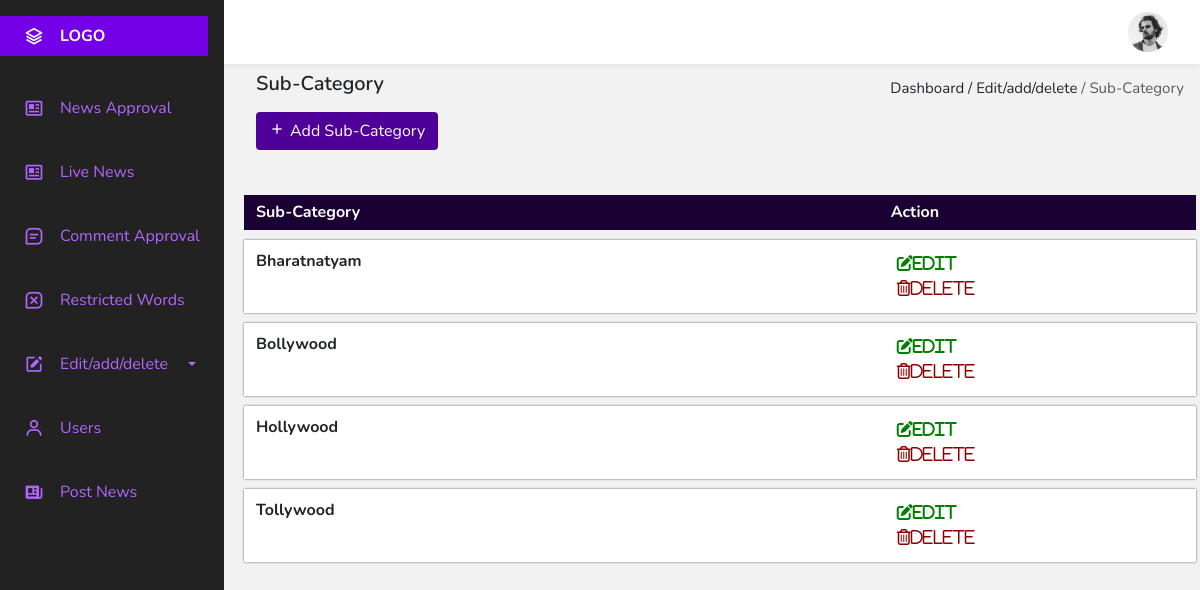
The app's page /public_html/admin_panel/sub-category.php with its own data.
### tables this page shows
CREATE TABLE `sub_category` (
  `sub_id` int(11) NOT NULL,
  `subcat` text NOT NULL,
  `cat_id` int(11) NOT NULL
);

### public_html/admin_panel/sub-category.php (the view, shortened to what this page needs)
<!DOCTYPE html>
<html lang="en">
<head>
    <link href='https://cdn.jsdelivr.net/npm/boxicons@2.0.5/css/boxicons.min.css' rel='stylesheet'>
    <link href="https://cdn.jsdelivr.net/npm/bootstrap@5.0.0-beta1/dist/css/bootstrap.min.css" rel="stylesheet">
    <link rel="stylesheet" href="style.css">
</head>
<body id="body-pd">
    <header class="header" id="header">
        <div class="header__img">
            <img src="perfil.jpg" alt="">
        </div>
    </header>
    <div class="l-navbar" id="nav-bar">
        <nav class="nav">
            <div>
                <a href="#" class="nav__logo">
                    <i class='bx bx-layer nav__logo-icon'></i>
                    <span class="nav__logo-name">LOGO</span>
                </a>
                <div class="nav__list">
                    <a href="index.php" class="nav__link">
                        <i class='bx bx-news nav__icon'></i>
                        <span class="nav__name">News Approval</span>
                    </a>
                    <a href="live_news.php" class="nav__link">
                        <i class='bx bx-news nav__icon'></i>
                        <span class="nav__name">Live News</span>
                    </a>
                    <a href="comment.php" class="nav__link">
                        <i class='bx bx-message-square-detail nav__icon'></i>
                        <span class="nav__name">Comment Approval</span>
                    </a>
                    <a href="restricted.php" class="nav__link">
                        <i class='bx bx-message-square-x nav__icon'></i>
                        <span class="nav__name">Restricted Words</span>
                    </a>
                    <a class=" nav__link nav-link dropdown-toggle nav__line1" href="#" id="navbarDropdown" role="button" data-bs-toggle="dropdown" aria-expanded="false">
                        <i class='bx bxs-edit nav__icon'></i>
                        <span class="nav__name">Edit/add/delete</span>
                    </a>
                    <a href="user.php" class="nav__link">
                        <i class='bx bx-user nav__icon'></i>
                        <span class="nav__name">Users</span>
                    </a>
                <a href="postNews.php" class="nav__link">
                    <i class='bx bxs-news nav__icon'></i>
                    <span class="nav__name">Post News</span>
                </a>
            </div>
        </div>
    </nav>
</div>
<section id="tab1">
    <div class="navbar">
        <div class="navbar-left">
            <h5>Sub-Category</h5>
        </div>
        <div class="navbar-right">
            <p>Dashboard / Edit/add/delete <span class="p-span">/ Sub-Category</span></p>
        </div>
    </div>
    <button class="btn res-btn" onclick="togglePopup1()"><i class='bx bx-plus'></i>Add Sub-Category</button>
                        <?php
                        include 'db.php';
                        mysqli_set_charset($con, 'utf8');
                            ?>
    <div class="row title-sec">
        <div class="col">
            <h6>Sub-Category</h6>
        </div>
        <div class="col-4">
            <h6>Action</h6>
        </div>
    </div>
    <?php
    $sub = mysqli_query($con, "SELECT * FROM sub_category ORDER BY subcat");
    while ($row = mysqli_fetch_array($sub)) {
        ?>
        <div class="row">
            <div class="col-12 table1">
                <div class="row row1">
                    <div class="col">
                        <h6 class="h6-1"><?php echo $row['subcat']; ?></h6>
                    </div>
                    <div class="col-4">
                        <button class="action-btn1" onclick="togglePopup(<?php echo $row['sub_id']; ?>)" ><i class="fas fa-edit fas-lg">Edit</i></button>
                        <button class="action-btn2" onclick="return confirm('Are you sure to Delete?')"><a href="delete_subcategory.php?msg=<?php echo $row['sub_id']; ?>"><i class="far fa-trash-alt fas-lg">Delete</i></a></button>
                    </div>
                </div>
            </div>
        </div>
        <?php } ?>
    </section>
</body></html>

### public_html/admin_panel/style.css (style rules this page uses)
:root { --header-height: 3rem; --nav-width: 224px; --first-color: #4723D9; --first-color-light: #AFA5D9; --white-color: #F7F6FB; --body-font: 'Nunito', sans-serif; --normal-font-size: 1rem; --z-fixed: 100; }
body { position: relative; margin: var(--header-height) 0 0 0; padding: 0 1rem; font-family: var(--body-font); font-size: var(--normal-font-size); transition: .5s; }
a { text-decoration: none; }
.header { width: 100%; height: var(--header-height); position: fixed; top: 0; left: 0; display: flex; align-items: center; justify-content: space-between; padding: 0 1rem; background-color: var(--white-color); z-index: var(--z-fixed); transition: .5s; }
.header__img { width: 35px; height: 35px; display: flex; justify-content: center; border-radius: 50%; overflow: hidden; }
.header__img img { width: 40px; }
.l-navbar { position: fixed; top: 0; left: -30%; width: var(--nav-width); height: 100vh; background: #222222; padding: .5rem 1rem 0 0; transition: .5s; z-index: var(--z-fixed); }
.nav { height: 100%; display: flex; flex-direction: column; justify-content: space-between; overflow: hidden; }
.nav__logo, .nav__link { display: grid; grid-template-columns: max-content max-content; align-items: center; column-gap: 1rem; padding: .5rem 0 .5rem 1.5rem; }
.nav__line1 { display: flex; }
.nav__logo { background: #7300e6; margin-bottom: 2rem; }
.nav__logo-icon { font-size: 1.25rem; color: #fff; }
.nav__logo-name { color: #fff; font-weight: 700; }
.nav__link { position: relative; color: #b366ff; margin-bottom: 1.5rem; transition: .3s; }
.nav__icon { font-size: 1.25rem; }
@media screen and (min-width: 768px) { body { margin: calc(var(--header-height) + 1rem) 0 0 0; padding-left: calc(var(--nav-width) + 2rem); background-color: #f2f2f2; } }
@media screen and (min-width: 768px) { .header { height: calc(var(--header-height) + 1rem); padding: 0 2rem 0 calc(var(--nav-width) + 2rem); background-color: #fff; box-shadow: 0px 0px 6px #d9d9d9; } }
@media screen and (min-width: 768px) { .header__img { width: 40px; height: 40px; } }
@media screen and (min-width: 768px) { .header__img img { width: 45px; } }
@media screen and (min-width: 768px) { .l-navbar { left: 0; padding: 1rem 1rem 0 0; } }
@media screen and (min-width: 768px) { #tab1 .navbar-left h5 { font-weight: 600; } }
@media screen and (min-width: 768px) { #tab1 .navbar-right p { font-size: 15px; margin-bottom: 0; } }
@media screen and (min-width: 768px) { #tab1 .p-span { color: #595959 } }
@media screen and (min-width: 768px) { #tab1 .title-sec { margin-top: 45px; background: #1a0033; color: #fff; padding: 8px 0 0 0; } }
@media screen and (min-width: 768px) { #tab1 .title-sec h6 { font-weight: bold; } }
@media screen and (min-width: 768px) { #tab1 .table1 { background-color: #fff; margin-top: 10px; box-shadow: 0px 0px 2px #595959; } }
@media screen and (min-width: 768px) { .h6-1 { font-weight: bold; margin-bottom: 0; } }
@media screen and (min-width: 768px) { #tab1 .table1 h6 { margin-bottom: 0; } }
@media screen and (min-width: 768px) { #tab1 .row1 { padding: 12px 0; } }
@media screen and (min-width: 768px) { #tab1 .action-btn1, #tab1 .action-btn2, #tab1 .action-btn { border: none; background: none; outline: none; font-size: 15px; } }
@media screen and (min-width: 768px) { #tab1 .action-btn1 i { font-size: 16px; margin-right: 4px; color: green; } }
@media screen and (min-width: 768px) { #tab1 .action-btn2 i { font-size: 16px; margin-right: 4px; color: darkred; } }
@media screen and (min-width: 768px) { .res-btn { background: #4f0099; color: #fff; } }
@media screen and (min-width: 768px) { .res-btn i { margin-right: 5px; } }

### records on screen
sub_category: subcat "Bharatnatyam"
sub_category: subcat "Bollywood"
sub_category: subcat "Hollywood"
sub_category: subcat "Tollywood"
